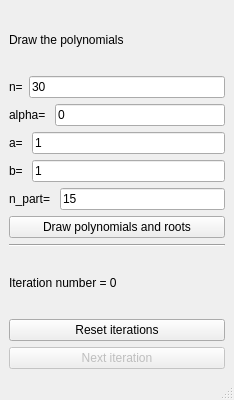
<?xml version="1.0" encoding="UTF-8"?>
<ui version="4.0">
 <class>MainWindow</class>
 <widget class="QMainWindow" name="MainWindow">
  <property name="geometry">
   <rect>
    <x>0</x>
    <y>0</y>
    <width>234</width>
    <height>400</height>
   </rect>
  </property>
  <property name="windowTitle">
   <string>MainWindow</string>
  </property>
  <widget class="QWidget" name="centralwidget">
   <layout class="QVBoxLayout" name="verticalLayout_2">
    <item>
     <layout class="QVBoxLayout" name="verticalLayout">
      <item>
       <widget class="QLabel" name="label">
        <property name="text">
         <string>Draw the polynomials</string>
        </property>
       </widget>
      </item>
      <item>
       <layout class="QHBoxLayout" name="horizontalLayout">
        <item>
         <widget class="QLabel" name="label_2">
          <property name="text">
           <string>n=</string>
          </property>
         </widget>
        </item>
        <item>
         <widget class="QLineEdit" name="txtOrder">
          <property name="inputMask">
           <string/>
          </property>
          <property name="text">
           <string>30</string>
          </property>
         </widget>
        </item>
       </layout>
      </item>
      <item>
       <layout class="QHBoxLayout" name="horizontalLayout_2">
        <item>
         <widget class="QLabel" name="label_3">
          <property name="text">
           <string>alpha= </string>
          </property>
         </widget>
        </item>
        <item>
         <widget class="QLineEdit" name="txtAlpha">
          <property name="text">
           <string>0</string>
          </property>
         </widget>
        </item>
       </layout>
      </item>
      <item>
       <layout class="QHBoxLayout" name="horizontalLayout_4">
        <item>
         <widget class="QLabel" name="label_5">
          <property name="text">
           <string>a= </string>
          </property>
         </widget>
        </item>
        <item>
         <widget class="QLineEdit" name="txtA">
          <property name="text">
           <string>1</string>
          </property>
         </widget>
        </item>
       </layout>
      </item>
      <item>
       <layout class="QHBoxLayout" name="horizontalLayout_5">
        <item>
         <widget class="QLabel" name="label_6">
          <property name="text">
           <string>b= </string>
          </property>
         </widget>
        </item>
        <item>
         <widget class="QLineEdit" name="txtB">
          <property name="text">
           <string>1</string>
          </property>
         </widget>
        </item>
       </layout>
      </item>
      <item>
       <layout class="QHBoxLayout" name="horizontalLayout_3">
        <item>
         <widget class="QLabel" name="label_4">
          <property name="text">
           <string>n_part= </string>
          </property>
         </widget>
        </item>
        <item>
         <widget class="QLineEdit" name="txtNPart">
          <property name="text">
           <string>15</string>
          </property>
         </widget>
        </item>
       </layout>
      </item>
      <item>
       <widget class="QPushButton" name="calculateRootsButton">
        <property name="text">
         <string>Draw polynomials and roots</string>
        </property>
       </widget>
      </item>
      <item>
       <widget class="Line" name="line">
        <property name="orientation">
         <enum>Qt::Horizontal</enum>
        </property>
       </widget>
      </item>
      <item>
       <widget class="QLabel" name="label_IterationNumber">
        <property name="text">
         <string>Iteration number = 0</string>
        </property>
       </widget>
      </item>
      <item>
       <widget class="QPushButton" name="btnResetIteration">
        <property name="text">
         <string>Reset iterations</string>
        </property>
       </widget>
      </item>
      <item>
       <widget class="QPushButton" name="btnNextIteration">
        <property name="enabled">
         <bool>false</bool>
        </property>
        <property name="text">
         <string>Next iteration</string>
        </property>
       </widget>
      </item>
     </layout>
    </item>
   </layout>
  </widget>
  <widget class="QMenuBar" name="menubar">
   <property name="geometry">
    <rect>
     <x>0</x>
     <y>0</y>
     <width>234</width>
     <height>22</height>
    </rect>
   </property>
  </widget>
  <widget class="QStatusBar" name="statusbar"/>
 </widget>
 <resources/>
 <connections/>
</ui>
